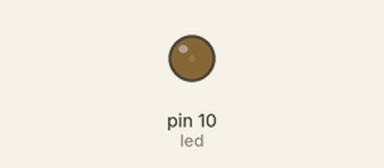
Bench run of a sketch on a simulated Arduino Uno, built with avr-gcc and run on an emulated ATmega328P. Shown: output pins drawn as LEDs (lit = HIGH).

Above: at 0.05 s.
At 0.45 s:
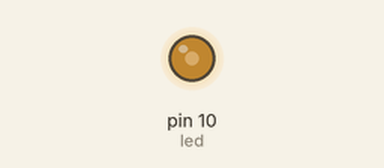
At 0.85 s:
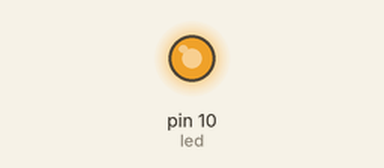
At 1.7 s:
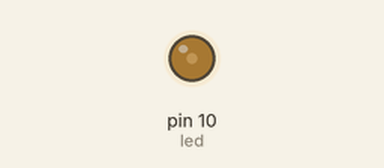
Timing chart, 0 to 4.5 s (numbered marks = the images above):
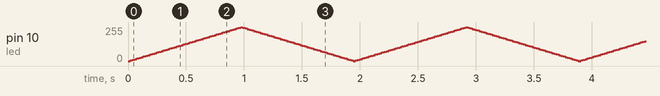

The sketch:

PWM_led.ino
```cpp
// 呼吸灯

int led = 10;

void setup() {
  // put your setup code here, to run once:
  pinMode(led, OUTPUT);
}

void loop() {
  // put your main code here, to run repeatedly:
  fadeOn(1000, 5);
  fadeOff(1000, 5);
}

void fadeOn(unsigned int times, int increament){
  for (byte value = 0; value < 255; value += increament){
    analogWrite(led, value);
    delay(times / (255 / increament));
  }
}
void fadeOff(unsigned int times, int increament){
  for (byte value = 255; value > 0 ; value -= increament){
    analogWrite(led, value);
    delay(times / (255 / increament));
  }
}
```
